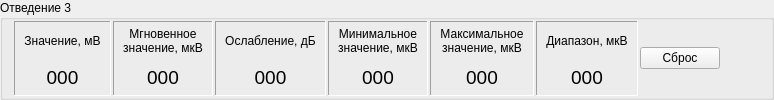
        <widget class="QGroupBox" name="gbChannel3">
         <property name="title">
          <string>Отведение 3</string>
         </property>
         <layout class="QHBoxLayout" name="horizontalLayout_5">
          <property name="spacing">
           <number>2</number>
          </property>
          <property name="topMargin">
           <number>1</number>
          </property>
          <property name="bottomMargin">
           <number>1</number>
          </property>
          <item>
           <widget class="QFrame" name="frChan3Value">
            <property name="frameShape">
             <enum>QFrame::Panel</enum>
            </property>
            <property name="frameShadow">
             <enum>QFrame::Sunken</enum>
            </property>
            <layout class="QVBoxLayout" name="verticalLayout_16">
             <property name="spacing">
              <number>2</number>
             </property>
             <property name="topMargin">
              <number>1</number>
             </property>
             <property name="bottomMargin">
              <number>1</number>
             </property>
             <item>
              <widget class="QLabel" name="lblChan3Value">
               <property name="text">
                <string>Значение, мВ</string>
               </property>
               <property name="alignment">
                <set>Qt::AlignCenter</set>
               </property>
              </widget>
             </item>
             <item>
              <widget class="QLabel" name="indChan3Value">
               <property name="font">
                <font>
                 <pointsize>14</pointsize>
                </font>
               </property>
               <property name="text">
                <string>000</string>
               </property>
               <property name="alignment">
                <set>Qt::AlignCenter</set>
               </property>
              </widget>
             </item>
            </layout>
           </widget>
          </item>
          <item>
           <widget class="QFrame" name="frChan3ValueCur">
            <property name="frameShape">
             <enum>QFrame::Panel</enum>
            </property>
            <property name="frameShadow">
             <enum>QFrame::Sunken</enum>
            </property>
            <layout class="QVBoxLayout" name="verticalLayout_17">
             <property name="spacing">
              <number>2</number>
             </property>
             <property name="topMargin">
              <number>1</number>
             </property>
             <property name="bottomMargin">
              <number>1</number>
             </property>
             <item>
              <widget class="QLabel" name="lblChan3ValueCur">
               <property name="text">
                <string>Мгновенное
значение, мкВ</string>
               </property>
               <property name="alignment">
                <set>Qt::AlignCenter</set>
               </property>
              </widget>
             </item>
             <item>
              <widget class="QLabel" name="indChan3ValueCur">
               <property name="font">
                <font>
                 <pointsize>14</pointsize>
                </font>
               </property>
               <property name="text">
                <string>000</string>
               </property>
               <property name="alignment">
                <set>Qt::AlignCenter</set>
               </property>
              </widget>
             </item>
            </layout>
           </widget>
          </item>
          <item>
           <widget class="QFrame" name="frChan3Decrease">
            <property name="frameShape">
             <enum>QFrame::Panel</enum>
            </property>
            <property name="frameShadow">
             <enum>QFrame::Sunken</enum>
            </property>
            <layout class="QVBoxLayout" name="verticalLayout_18">
             <property name="spacing">
              <number>2</number>
             </property>
             <property name="topMargin">
              <number>1</number>
             </property>
             <property name="bottomMargin">
              <number>1</number>
             </property>
             <item>
              <widget class="QLabel" name="lblChan3Decrease">
               <property name="text">
                <string>Ослабление, дБ</string>
               </property>
               <property name="alignment">
                <set>Qt::AlignCenter</set>
               </property>
              </widget>
             </item>
             <item>
              <widget class="QLabel" name="indChan3Decrease">
               <property name="font">
                <font>
                 <pointsize>14</pointsize>
                </font>
               </property>
               <property name="text">
                <string>000</string>
               </property>
               <property name="alignment">
                <set>Qt::AlignCenter</set>
               </property>
              </widget>
             </item>
            </layout>
           </widget>
          </item>
          <item>
           <widget class="QFrame" name="frChan3Min">
            <property name="frameShape">
             <enum>QFrame::Panel</enum>
            </property>
            <property name="frameShadow">
             <enum>QFrame::Sunken</enum>
            </property>
            <layout class="QVBoxLayout" name="verticalLayout_19">
             <property name="spacing">
              <number>2</number>
             </property>
             <property name="topMargin">
              <number>1</number>
             </property>
             <property name="bottomMargin">
              <number>1</number>
             </property>
             <item>
              <widget class="QLabel" name="lblChan3Min">
               <property name="text">
                <string>Минимальное
значение, мкВ</string>
               </property>
               <property name="alignment">
                <set>Qt::AlignCenter</set>
               </property>
              </widget>
             </item>
             <item>
              <widget class="QLabel" name="indChan3Min">
               <property name="font">
                <font>
                 <pointsize>14</pointsize>
                </font>
               </property>
               <property name="text">
                <string>000</string>
               </property>
               <property name="alignment">
                <set>Qt::AlignCenter</set>
               </property>
              </widget>
             </item>
            </layout>
           </widget>
          </item>
          <item>
           <widget class="QFrame" name="frChan3Max">
            <property name="frameShape">
             <enum>QFrame::Panel</enum>
            </property>
            <property name="frameShadow">
             <enum>QFrame::Sunken</enum>
            </property>
            <layout class="QVBoxLayout" name="verticalLayout_20">
             <property name="spacing">
              <number>2</number>
             </property>
             <property name="topMargin">
              <number>1</number>
             </property>
             <property name="bottomMargin">
              <number>1</number>
             </property>
             <item>
              <widget class="QLabel" name="lblChan3Max">
               <property name="text">
                <string>Максимальное
значение, мкВ</string>
               </property>
               <property name="alignment">
                <set>Qt::AlignCenter</set>
               </property>
              </widget>
             </item>
             <item>
              <widget class="QLabel" name="indChan3Max">
               <property name="font">
                <font>
                 <pointsize>14</pointsize>
                </font>
               </property>
               <property name="text">
                <string>000</string>
               </property>
               <property name="alignment">
                <set>Qt::AlignCenter</set>
               </property>
              </widget>
             </item>
            </layout>
           </widget>
          </item>
          <item>
           <widget class="QFrame" name="frChan3Diap">
            <property name="frameShape">
             <enum>QFrame::Panel</enum>
            </property>
            <property name="frameShadow">
             <enum>QFrame::Sunken</enum>
            </property>
            <layout class="QVBoxLayout" name="verticalLayout_21">
             <property name="spacing">
              <number>2</number>
             </property>
             <property name="topMargin">
              <number>1</number>
             </property>
             <property name="bottomMargin">
              <number>1</number>
             </property>
             <item>
              <widget class="QLabel" name="lblChan3Diap">
               <property name="text">
                <string>Диапазон, мкВ</string>
               </property>
               <property name="alignment">
                <set>Qt::AlignCenter</set>
               </property>
              </widget>
             </item>
             <item>
              <widget class="QLabel" name="indChan3Diap">
               <property name="font">
                <font>
                 <pointsize>14</pointsize>
                </font>
               </property>
               <property name="text">
                <string>000</string>
               </property>
               <property name="alignment">
                <set>Qt::AlignCenter</set>
               </property>
              </widget>
             </item>
            </layout>
           </widget>
          </item>
          <item>
           <widget class="QPushButton" name="btnChannel3Reset">
            <property name="text">
             <string>Сброс</string>
            </property>
           </widget>
          </item>
          <item>
           <spacer name="horizontalSpacer_5">
            <property name="orientation">
             <enum>Qt::Horizontal</enum>
            </property>
            <property name="sizeHint" stdset="0">
             <size>
              <width>40</width>
              <height>20</height>
             </size>
            </property>
           </spacer>
          </item>
         </layout>
        </widget>
